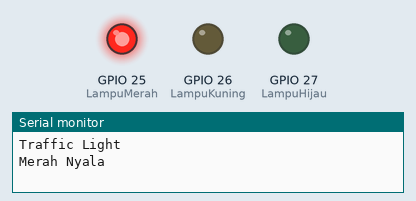
Simulated run of this program. Board: ESP32. Parts: output pins drawn as LEDs (lit = HIGH), the last lines printed to the serial monitor.

Above: at 4.0 s.
At 10.0 s:
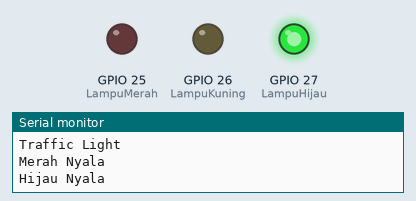
At 13.0 s:
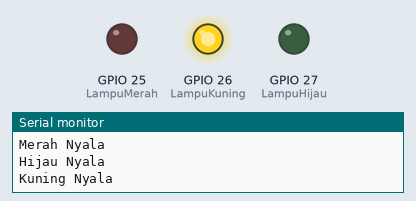
Timing chart, 0 to 18.2 s (numbered marks = the images above):
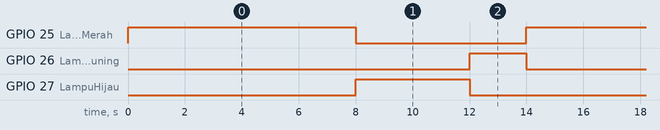

Measured:
- by itself, GPIO 25 (LampuMerah): alternates HIGH for 8.0 s and LOW for 6.0 s
- by itself, GPIO 26 (LampuKuning): alternates HIGH for 2.0 s and LOW for 12.0 s
- by itself, GPIO 27 (LampuHijau): alternates HIGH for 4.0 s and LOW for 10.0 s

The program:

main.cpp
```cpp
#include <Arduino.h>

// mendeklarasikan variabel sesuai nomor pin pada ESP32
int LampuMerah = 25;
int LampuKuning = 26;
int LampuHijau = 27;

void setup() {
  Serial.begin(115200);  // Inisialisasi komunikasi Serial
  Serial.println("Traffic Light");

  //pin output untuk mengalirkan listrik ke lampu
  pinMode(LampuMerah, OUTPUT);
  pinMode(LampuKuning, OUTPUT);
  pinMode(LampuHijau, OUTPUT);
}

void loop() {
  digitalWrite(LampuMerah, HIGH);
  Serial.println("Merah Nyala");
  delay(8000); // waktu lampu nyala
  digitalWrite(LampuMerah, LOW);


  digitalWrite(LampuHijau, HIGH);
  Serial.println("Hijau Nyala");
  delay(4000); // waktu lampu nyala
  digitalWrite(LampuHijau, LOW);


  digitalWrite(LampuKuning, HIGH);
  Serial.println("Kuning Nyala");
  delay(2000); // waktu lampu nyala
  digitalWrite(LampuKuning, LOW);


}
```
